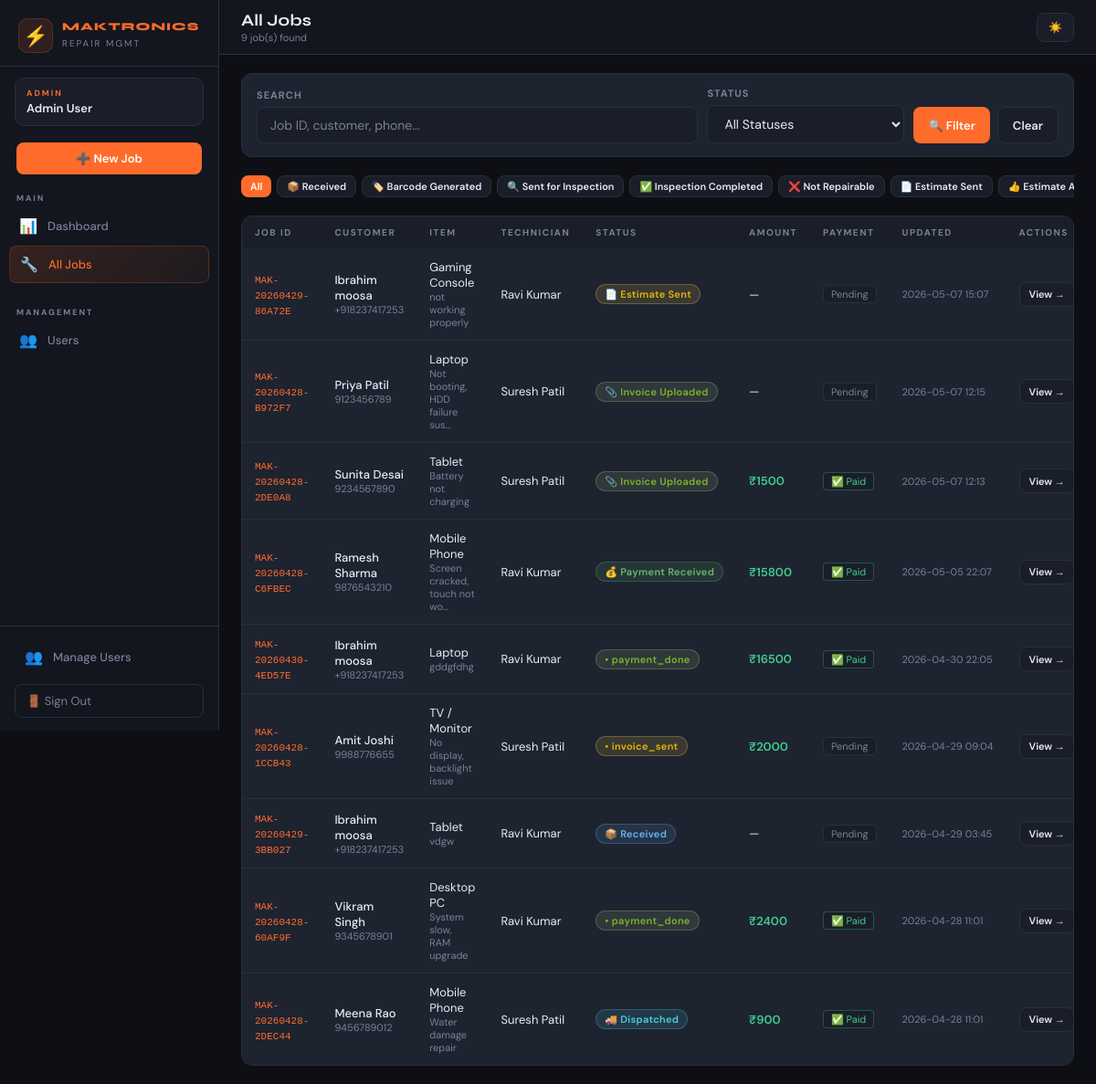
Page /admin/jobs (signed in) on the committed database.
### tables this page shows
CREATE TABLE jobs (
                id INTEGER PRIMARY KEY AUTOINCREMENT,
                job_id TEXT UNIQUE NOT NULL,
                customer_name TEXT,
                customer_phone TEXT,
                customer_email TEXT,
                item_description TEXT,
                item_type TEXT,
                barcode TEXT,
                status TEXT DEFAULT 'received',
                assigned_tech_id INTEGER,
                received_at TIMESTAMP DEFAULT CURRENT_TIMESTAMP,
                updated_at TIMESTAMP DEFAULT CURRENT_TIMESTAMP,
                repair_findings TEXT,
                parts_cost REAL DEFAULT 0,
                labour_cost REAL DEFAULT 0,
                total_amount REAL DEFAULT 0,
                invoice_number TEXT,
                payment_status TEXT DEFAULT 'pending',
                payment_received_at TIMESTAMP,
                tracking_number TEXT,
                dispatch_date TEXT,
                expected_delivery TEXT,
                delivered_at TIMESTAMP,
                notes TEXT, estimate_amount REAL DEFAULT 0, estimate_approved_at TIMESTAMP, not_repairable_reason TEXT, sent_back_to_customer_at TIMESTAMP, invoice_path TEXT, courier_name TEXT, courier_receipt_path TEXT, estimate_notes TEXT, estimate_sent_at TIMESTAMP, inspection_findings TEXT, invoice_generate_date TIMESTAMP, invoice_total_amount REAL DEFAULT 0, razorpay_order_id TEXT, razorpay_payment_id TEXT, payment_link TEXT, payment_token TEXT,
                FOREIGN KEY(assigned_tech_id) REFERENCES users(id)
            );

CREATE TABLE users (
                id INTEGER PRIMARY KEY AUTOINCREMENT,
                username TEXT UNIQUE NOT NULL,
                password TEXT NOT NULL,
                role TEXT NOT NULL CHECK(role IN ('admin','technician')),
                name TEXT NOT NULL,
                created_at TIMESTAMP DEFAULT CURRENT_TIMESTAMP
            , permissions TEXT DEFAULT '{}');

### app.py (the view)
@app.route('/admin/jobs')
@admin_required
def admin_jobs():
    db = get_db()
    status_filter = request.args.get('status', '')
    search = request.args.get('search', '')
    query = """
        SELECT j.*, u.name as tech_name FROM jobs j
        LEFT JOIN users u ON j.assigned_tech_id = u.id
        WHERE 1=1
    """
    params = []
    if status_filter:
        query += " AND j.status=?"
        params.append(status_filter)
    if search:
        query += " AND (j.job_id LIKE ? OR j.barcode LIKE ? OR j.customer_name LIKE ? OR j.customer_phone LIKE ?)"
        params.extend([f'%{search}%', f'%{search}%', f'%{search}%', f'%{search}%'])
    query += " ORDER BY j.updated_at DESC"
    jobs = db.execute(query, params).fetchall()
    technicians = db.execute("SELECT * FROM users WHERE role='technician'").fetchall()
    return render_template('admin/jobs.html', jobs=jobs, status_flow=STATUS_FLOW,
                           technicians=technicians, status_filter=status_filter, search=search)

### app.py (called while the page is built, shortened)
@app.context_processor
def inject_globals():
    def _has_perm(perm):
        if not session.get('user_id'):
            return False
        if session.get('role') == 'admin':
            return True
    return dict(has_perm=_has_perm)

def get_db():
    conn = sqlite3.connect(DB_PATH)
    conn.row_factory = sqlite3.Row
    return conn

def admin_required(f):
    @wraps(f)
    def decorated(*args, **kwargs):
        if 'user_id' not in session:
            return redirect(url_for('login'))
        if session.get('role') not in ('admin', 'manager'):
            flash('Admin access required.', 'error')
            return redirect(url_for('tech_dashboard'))
        return f(*args, **kwargs)
    return decorated

### templates/admin/jobs.html (shortened to what this page needs)
{% extends 'shared/base.html' %}
{% block page_title %}All Jobs{% endblock %}
{% block page_sub %}{{ jobs|length }} job(s) found{% endblock %}
{% block nav %}
{% if has_perm('create_job') %}
<a href="/admin/jobs/new" class="btn btn-primary" style="display:flex;margin:0 8px 12px;justify-content:center;font-size:13px">➕ New Job</a>
{% endif %}
<div class="nav-section">
  <div class="nav-label">Main</div>
  <a href="/admin" class="nav-item"><span class="icon">📊</span> Dashboard</a>
  <a href="/admin/jobs" class="nav-item active"><span class="icon">🔧</span> All Jobs</a>
</div>
{% if has_perm('manage_users') %}
<div class="nav-section">
  <div class="nav-label">Management</div>
  <a href="/admin/users" class="nav-item"><span class="icon">👥</span> Users</a>
</div>
{% endif %}
{% endblock %}
{% block content %}
<div class="card mb-6" style="padding:14px 16px">
  <form method="GET" style="display:flex;gap:10px;align-items:flex-end;flex-wrap:wrap">
    <div class="form-group" style="margin:0;flex:1;min-width:160px">
      <label class="form-label">Search</label>
      <input type="text" name="search" class="form-control" placeholder="Job ID, customer, phone..." value="{{ search }}">
    </div>
    <div class="form-group" style="margin:0;min-width:150px">
      <label class="form-label">Status</label>
      <select name="status" class="form-control">
        <option value="">All Statuses</option>
      </select>
    </div>
    <div style="display:flex;gap:8px;align-items:flex-end">
      <button type="submit" class="btn btn-primary" style="height:40px">🔍 Filter</button>
      <a href="/admin/jobs" class="btn btn-secondary" style="height:40px">Clear</a>
    </div>
  </form>
</div>
<div style="display:flex;gap:6px;flex-wrap:nowrap;overflow-x:auto;margin-bottom:16px;padding-bottom:4px;-webkit-overflow-scrolling:touch;scrollbar-width:none">
  <a href="/admin/jobs" class="btn btn-xs {% if not status_filter %}btn-primary{% else %}btn-secondary{% endif %}" style="flex-shrink:0">All</a>
  {% for key, val in status_flow.items() %}
  <a href="/admin/jobs?status={{ key }}" class="btn btn-xs {% if status_filter == key %}btn-primary{% else %}btn-secondary{% endif %}" style="flex-shrink:0">{{ val.icon }} {{ val.label }}</a>
  {% endfor %}
</div>
<div class="table-wrap">
  {% if jobs %}
  <table>
    <thead>
      <tr>
        <th>Job ID</th>
        <th>Customer</th>
        <th>Item</th>
        <th>Technician</th>
        <th>Status</th>
        <th>Amount</th>
        <th>Payment</th>
        <th>Updated</th>
        <th>Actions</th>
      </tr>
    </thead>
    <tbody>
      {% for job in jobs %}
      <tr>
        <td><code style="font-size:11px;color:var(--accent)">{{ job.job_id }}</code></td>
        <td>
          <div style="font-weight:500">{{ job.customer_name or '—' }}</div>
          <div style="font-size:11px;color:var(--muted)">{{ job.customer_phone or '' }}</div>
        </td>
        <td>
          <div>{{ job.item_type or '—' }}</div>
          <div style="font-size:11px;color:var(--muted)">{{ (job.item_description or '')[:28] }}{% if job.item_description and job.item_description|length > 28 %}…{% endif %}</div>
        </td>
        <td>{{ job.tech_name or '<span style="color:var(--muted)">—</span>'|safe }}</td>
        <td>
          {% set s = status_flow.get(job.status, {'label': job.status, 'icon': '•'}) %}
          <span class="badge badge-{{ job.status }}">{{ s.icon }} {{ s.label }}</span>
        </td>
        <td>{% if job.total_amount %}<span style="color:var(--green);font-weight:600">₹{{ "%.0f"|format(job.total_amount) }}</span>{% else %}—{% endif %}</td>
        <td>
          {% if job.payment_status == 'paid' %}
          <span class="tag" style="color:var(--green);border-color:rgba(62,207,142,.3)">✅ Paid</span>
          {% else %}
          <span class="tag" style="color:var(--muted)">Pending</span>
          {% endif %}
        </td>
        <td style="font-size:11px;color:var(--muted);white-space:nowrap">{{ job.updated_at[:16] }}</td>
        <td>
          <div style="display:flex;gap:5px">
            {% if has_perm('view_jobs') or has_perm('edit_job') %}
            <a href="/admin/jobs/{{ job.job_id }}" class="btn btn-secondary btn-xs">View →</a>
            {% endif %}
          </div>
        </td>
      </tr>
      {% endfor %}
    </tbody>
  </table>
  {% endif %}
</div>
{% endblock %}

### templates/shared/base.html (shortened to what this page needs)
<!DOCTYPE html>
<html lang="en" data-theme="dark">
<head>
</head>
<body>
<div class="layout">
  <aside class="sidebar" id="sidebar">
    <div class="sidebar-logo">
      <div class="sidebar-logo-icon">⚡</div>
      <div class="sidebar-logo-text">
        <h1>MAKTRONICS</h1>
        <span>Repair Mgmt</span>
      </div>
    </div>
    <div class="sidebar-role">
      <div class="role-badge {% if session.role != 'admin' %}tech{% endif %}">{{ session.role }}</div>
      <div class="role-name">{{ session.name }}</div>
    </div>
    <nav class="sidebar-nav">
      {% block nav %}{% endblock %}
    </nav>
    <div class="sidebar-footer">
      {% if session.role == 'admin' %}
      <a href="/admin/users" class="nav-item" style="margin-bottom:10px">
        <span class="icon">👥</span> Manage Users
      </a>
      {% endif %}
      <form action="/logout" method="get">
        <button type="submit" class="logout-btn">🚪 Sign Out</button>
      </form>
    </div>
  </aside>
  <div class="main">
    <div class="topbar">
      <div class="topbar-left">
        <div>
          <div class="topbar-title">{% block page_title %}Dashboard{% endblock %}</div>
          <div class="topbar-sub">{% block page_sub %}{% endblock %}</div>
        </div>
      </div>
      <div class="topbar-right">
        <button class="theme-btn" id="theme-toggle-btn" onclick="toggleTheme()" title="Toggle theme">
          <span id="theme-icon">☀️</span>
        </button>
      </div>
    </div>
    <div class="content">
      {% block content %}{% endblock %}
    </div>
  </div>
</div>
</body>
</html>

### rows in the picture
jobs: job_id "MAK-20260429-86A72E", customer_name "Ibrahim moosa", customer_phone "+918237417253", item_type "Gaming Console", item_description "not working properly", name "Ravi Kumar", icon "📄", label "Estimate Sent", payment_status "Pending", updated_at "2026-05-07 15:07"
jobs: job_id "MAK-20260428-B972F7", customer_name "Priya Patil", customer_phone "9123456789", item_type "Laptop", item_description "Not booting, HDD failure sus", name "Suresh Patil", icon "📎", label "Invoice Uploaded", payment_status "Pending", updated_at "2026-05-07 12:15"
jobs: job_id "MAK-20260428-2DE0A8", customer_name "Sunita Desai", customer_phone "9234567890", item_type "Tablet", item_description "Battery not charging", name "Suresh Patil", icon "📎", label "Invoice Uploaded", total_amount "1500", payment_status "✅ Paid", updated_at "2026-05-07 12:13"
jobs: job_id "MAK-20260428-C6FBEC", customer_name "Ramesh Sharma", customer_phone "9876543210", item_type "Mobile Phone", item_description "Screen cracked, touch not wo", name "Ravi Kumar", icon "💰", label "Payment Received", total_amount "15800", payment_status "✅ Paid", updated_at "2026-05-05 22:07"
jobs: job_id "MAK-20260430-4ED57E", customer_name "Ibrahim moosa", customer_phone "+918237417253", item_type "Laptop", item_description "gddgfdhg", name "Ravi Kumar", icon "•", label "payment_done", total_amount "16500", payment_status "✅ Paid", updated_at "2026-04-30 22:05"
jobs: job_id "MAK-20260428-1CCB43", customer_name "Amit Joshi", customer_phone "9988776655", item_type "TV / Monitor", item_description "No display, backlight issue", name "Suresh Patil", icon "•", label "invoice_sent", total_amount "2000", payment_status "Pending", updated_at "2026-04-29 09:04"
jobs: job_id "MAK-20260429-3BB027", customer_name "Ibrahim moosa", customer_phone "+918237417253", item_type "Tablet", item_description "vdgw", name "Ravi Kumar", icon "📦", label "Received", payment_status "Pending", updated_at "2026-04-29 03:45"
jobs: job_id "MAK-20260428-60AF9F", customer_name "Vikram Singh", customer_phone "9345678901", item_type "Desktop PC", item_description "System slow, RAM upgrade", name "Ravi Kumar", icon "•", label "payment_done", total_amount "2400", payment_status "✅ Paid", updated_at "2026-04-28 11:01"
jobs: job_id "MAK-20260428-2DEC44", customer_name "Meena Rao", customer_phone "9456789012", item_type "Mobile Phone", item_description "Water damage repair", name "Suresh Patil", icon "🚚", label "Dispatched", total_amount "900", payment_status "✅ Paid", updated_at "2026-04-28 11:01"

### other values in the picture
{{ session.role }} "ADMIN"
{{ session.name }} "Admin User"
{{ jobs|length }} "9"
{{ val.icon }} "📦" "🏷️" "🔍" "✅" "❌" "📄" "👍"
{{ val.label }} "Received" "Barcode Generated" "Sent for Inspection" "Inspection Completed" "Not Repairable" "Estimate Sent" "Estimate…"
